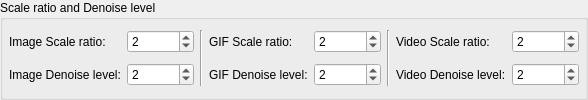
              <widget class="QGroupBox" name="groupBox_ScaleRaton_DenoiseLevel">
               <property name="maximumSize">
                <size>
                 <width>16777215</width>
                 <height>120</height>
                </size>
               </property>
               <property name="title">
                <string>Scale ratio and Denoise level</string>
               </property>
               <layout class="QGridLayout" name="gridLayout">
                <property name="leftMargin">
                 <number>6</number>
                </property>
                <property name="topMargin">
                 <number>6</number>
                </property>
                <property name="rightMargin">
                 <number>6</number>
                </property>
                <property name="bottomMargin">
                 <number>6</number>
                </property>
                <item row="1" column="7">
                 <widget class="QSpinBox" name="spinBox_DenoiseLevel_video">
                  <property name="enabled">
                   <bool>true</bool>
                  </property>
                  <property name="focusPolicy">
                   <enum>Qt::WheelFocus</enum>
                  </property>
                  <property name="minimum">
                   <number>-1</number>
                  </property>
                  <property name="maximum">
                   <number>3</number>
                  </property>
                  <property name="singleStep">
                   <number>1</number>
                  </property>
                  <property name="stepType">
                   <enum>QAbstractSpinBox::DefaultStepType</enum>
                  </property>
                  <property name="value">
                   <number>2</number>
                  </property>
                  <property name="displayIntegerBase">
                   <number>10</number>
                  </property>
                 </widget>
                </item>
                <item row="0" column="3">
                 <widget class="QLabel" name="label_16">
                  <property name="sizePolicy">
                   <sizepolicy hsizetype="Fixed" vsizetype="Preferred">
                    <horstretch>0</horstretch>
                    <verstretch>0</verstretch>
                   </sizepolicy>
                  </property>
                  <property name="toolTip">
                   <string>Range: 1 ~ 999999999</string>
                  </property>
                  <property name="text">
                   <string>GIF Scale ratio:</string>
                  </property>
                 </widget>
                </item>
                <item row="1" column="3">
                 <widget class="QLabel" name="label_GIFDenoiseLevel">
                  <property name="sizePolicy">
                   <sizepolicy hsizetype="Fixed" vsizetype="Preferred">
                    <horstretch>0</horstretch>
                    <verstretch>0</verstretch>
                   </sizepolicy>
                  </property>
                  <property name="text">
                   <string>GIF Denoise level:</string>
                  </property>
                 </widget>
                </item>
                <item row="0" column="5" rowspan="2">
                 <widget class="Line" name="line_4">
                  <property name="frameShadow">
                   <enum>QFrame::Sunken</enum>
                  </property>
                  <property name="orientation">
                   <enum>Qt::Vertical</enum>
                  </property>
                 </widget>
                </item>
                <item row="0" column="4">
                 <widget class="QSpinBox" name="spinBox_ScaleRatio_gif">
                  <property name="cursor">
                   <cursorShape>ArrowCursor</cursorShape>
                  </property>
                  <property name="focusPolicy">
                   <enum>Qt::WheelFocus</enum>
                  </property>
                  <property name="toolTip">
                   <string>Range: 1 ~ 999999999 (Too large [Scale ratio] may cause crash.)</string>
                  </property>
                  <property name="minimum">
                   <number>1</number>
                  </property>
                  <property name="maximum">
                   <number>999999999</number>
                  </property>
                  <property name="singleStep">
                   <number>1</number>
                  </property>
                  <property name="stepType">
                   <enum>QAbstractSpinBox::DefaultStepType</enum>
                  </property>
                  <property name="value">
                   <number>2</number>
                  </property>
                  <property name="displayIntegerBase">
                   <number>10</number>
                  </property>
                 </widget>
                </item>
                <item row="0" column="0">
                 <widget class="QLabel" name="label">
                  <property name="sizePolicy">
                   <sizepolicy hsizetype="Fixed" vsizetype="Preferred">
                    <horstretch>0</horstretch>
                    <verstretch>0</verstretch>
                   </sizepolicy>
                  </property>
                  <property name="toolTip">
                   <string>Range: 1 ~ 999999999</string>
                  </property>
                  <property name="text">
                   <string>Image Scale ratio:</string>
                  </property>
                 </widget>
                </item>
                <item row="1" column="0">
                 <widget class="QLabel" name="label_ImageDenoiseLevel">
                  <property name="sizePolicy">
                   <sizepolicy hsizetype="Fixed" vsizetype="Preferred">
                    <horstretch>0</horstretch>
                    <verstretch>0</verstretch>
                   </sizepolicy>
                  </property>
                  <property name="text">
                   <string>Image Denoise level:</string>
                  </property>
                 </widget>
                </item>
                <item row="1" column="6">
                 <widget class="QLabel" name="label_VideoDenoiseLevel">
                  <property name="sizePolicy">
                   <sizepolicy hsizetype="Fixed" vsizetype="Preferred">
                    <horstretch>0</horstretch>
                    <verstretch>0</verstretch>
                   </sizepolicy>
                  </property>
                  <property name="text">
                   <string>Video Denoise level:</string>
                  </property>
                 </widget>
                </item>
                <item row="0" column="1">
                 <widget class="QSpinBox" name="spinBox_ScaleRatio_image">
                  <property name="cursor">
                   <cursorShape>ArrowCursor</cursorShape>
                  </property>
                  <property name="focusPolicy">
                   <enum>Qt::WheelFocus</enum>
                  </property>
                  <property name="toolTip">
                   <string>Range: 1 ~ 999999999(Too large [Scale ratio] may cause crash.)</string>
                  </property>
                  <property name="minimum">
                   <number>1</number>
                  </property>
                  <property name="maximum">
                   <number>999999999</number>
                  </property>
                  <property name="singleStep">
                   <number>1</number>
                  </property>
                  <property name="stepType">
                   <enum>QAbstractSpinBox::DefaultStepType</enum>
                  </property>
                  <property name="value">
                   <number>2</number>
                  </property>
                  <property name="displayIntegerBase">
                   <number>10</number>
                  </property>
                 </widget>
                </item>
                <item row="0" column="6">
                 <widget class="QLabel" name="label_17">
                  <property name="sizePolicy">
                   <sizepolicy hsizetype="Fixed" vsizetype="Preferred">
                    <horstretch>0</horstretch>
                    <verstretch>0</verstretch>
                   </sizepolicy>
                  </property>
                  <property name="toolTip">
                   <string>Range: 1 ~ 999999999</string>
                  </property>
                  <property name="text">
                   <string>Video Scale ratio:</string>
                  </property>
                 </widget>
                </item>
                <item row="1" column="1">
                 <widget class="QSpinBox" name="spinBox_DenoiseLevel_image">
                  <property name="enabled">
                   <bool>true</bool>
                  </property>
                  <property name="focusPolicy">
                   <enum>Qt::WheelFocus</enum>
                  </property>
                  <property name="minimum">
                   <number>-1</number>
                  </property>
                  <property name="maximum">
                   <number>3</number>
                  </property>
                  <property name="singleStep">
                   <number>1</number>
                  </property>
                  <property name="stepType">
                   <enum>QAbstractSpinBox::DefaultStepType</enum>
                  </property>
                  <property name="value">
                   <number>2</number>
                  </property>
                  <property name="displayIntegerBase">
                   <number>10</number>
                  </property>
                 </widget>
                </item>
                <item row="0" column="7">
                 <widget class="QSpinBox" name="spinBox_ScaleRatio_video">
                  <property name="cursor">
                   <cursorShape>ArrowCursor</cursorShape>
                  </property>
                  <property name="focusPolicy">
                   <enum>Qt::WheelFocus</enum>
                  </property>
                  <property name="toolTip">
                   <string>Range: 1 ~ 999999999(Too large [Scale ratio] may cause crash.)</string>
                  </property>
                  <property name="minimum">
                   <number>1</number>
                  </property>
                  <property name="maximum">
                   <number>999999999</number>
                  </property>
                  <property name="singleStep">
                   <number>1</number>
                  </property>
                  <property name="stepType">
                   <enum>QAbstractSpinBox::DefaultStepType</enum>
                  </property>
                  <property name="value">
                   <number>2</number>
                  </property>
                  <property name="displayIntegerBase">
                   <number>10</number>
                  </property>
                 </widget>
                </item>
                <item row="1" column="4">
                 <widget class="QSpinBox" name="spinBox_DenoiseLevel_gif">
                  <property name="enabled">
                   <bool>true</bool>
                  </property>
                  <property name="focusPolicy">
                   <enum>Qt::WheelFocus</enum>
                  </property>
                  <property name="minimum">
                   <number>-1</number>
                  </property>
                  <property name="maximum">
                   <number>3</number>
                  </property>
                  <property name="singleStep">
                   <number>1</number>
                  </property>
                  <property name="stepType">
                   <enum>QAbstractSpinBox::DefaultStepType</enum>
                  </property>
                  <property name="value">
                   <number>2</number>
                  </property>
                  <property name="displayIntegerBase">
                   <number>10</number>
                  </property>
                 </widget>
                </item>
                <item row="0" column="2" rowspan="2">
                 <widget class="Line" name="line_3">
                  <property name="frameShadow">
                   <enum>QFrame::Sunken</enum>
                  </property>
                  <property name="orientation">
                   <enum>Qt::Vertical</enum>
                  </property>
                 </widget>
                </item>
               </layout>
              </widget>
